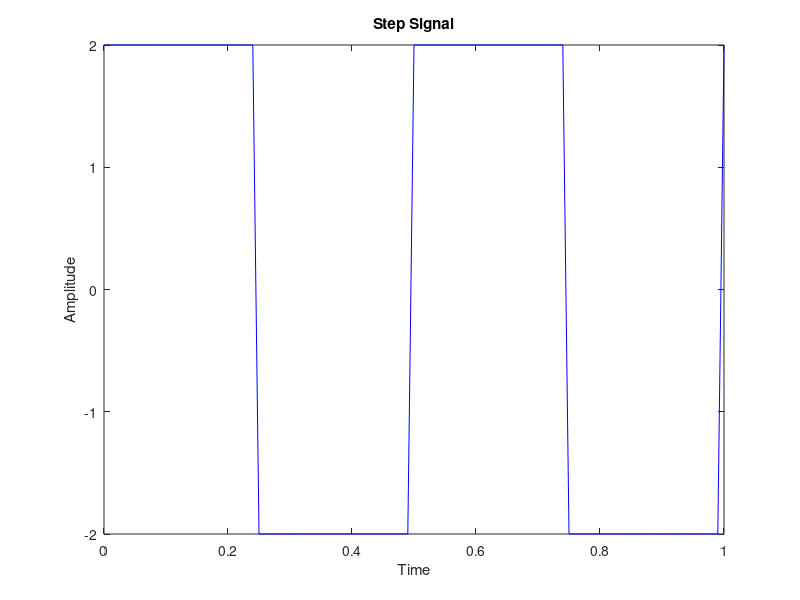

MATLAB code for this plot:
a=2;
f=2;
fs=100;
t=0:0.01:1;
sq=a*square(2*pi*f*t);
figure;
plot(t,sq,'b');
xlabel("Time");
ylabel("Amplitude");
title("Step Signal");
